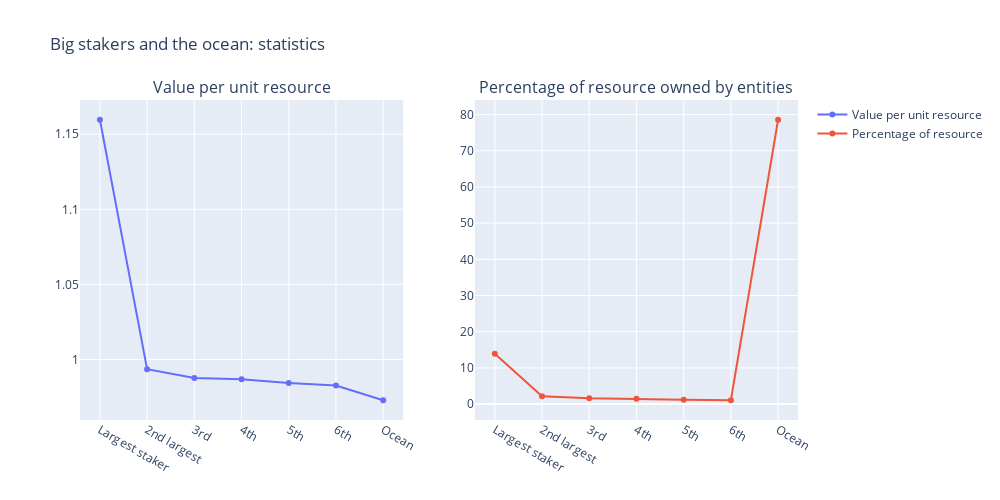

Write notebook code for a chart like this one.
### Code cell
from plotly.subplots import make_subplots
import plotly.graph_objects as go

fig = make_subplots(
    rows=1, cols=2,
    subplot_titles=["Value per unit resource", "Percentage of resource owned by entities"]
)

fig.add_trace(
    go.Scatter(x=x_axis, y=value_per_unit_resource, name="Value per unit resource"),
    row=1, col=1
)

fig.add_trace(
    go.Scatter(x=x_axis, y=[r * 100 for r in resource_percentage], name="Percentage of resource"),
    row=1, col=2
)

fig.update_layout(
    height=500,
    width=1000,
    title_text="Big stakers and the ocean: statistics"   
)
fig.update_xaxes(
    row=1, col=1,
    tickmode="array", tickvals=np.arange(1,8), ticktext=["Largest staker", "2nd largest", "3rd", "4th", "5th", "6th", "Ocean"]
)
fig.update_xaxes(
    row=1, col=2,
    tickmode="array", tickvals=np.arange(1,8), ticktext=["Largest staker", "2nd largest", "3rd", "4th", "5th", "6th", "Ocean"]
)
fig.show()

### Figure 1 — Plotly figure (JSON) as saved in the notebook; plotly's stock layout.template omitted (floating-point values rounded to 4 significant figures)
{"data": [{"name": "Value per unit resource", "type": "scatter", "x": [1, 2, 3, 4, 5, 6, 7], "xaxis": "x", "y": [1.16, 0.9935, 0.9877, 0.9868, 0.9843, 0.9827, 0.9729], "yaxis": "y"}, {"name": "Percentage of resource", "type": "scatter", "x": [1, 2, 3, 4, 5, 6, 7], "xaxis": "x2", "y": [13.91, 2.176, 1.583, 1.489, 1.223, 1.051, 78.57], "yaxis": "y2"}], "layout": {"annotations": [{"font": {"size": 16}, "showarrow": false, "text": "Value per unit resource", "x": 0.225, "xanchor": "center", "xref": "paper", "y": 1, "yanchor": "bottom", "yref": "paper"}, {"font": {"size": 16}, "showarrow": false, "text": "Percentage of resource owned by entities", "x": 0.775, "xanchor": "center", "xref": "paper", "y": 1, "yanchor": "bottom", "yref": "paper"}], "height": 500, "title": {"text": "Big stakers and the ocean: statistics"}, "width": 1000, "xaxis": {"anchor": "y", "autorange": true, "domain": [0, 0.45], "range": [0.5771, 7.423], "tickmode": "array", "ticktext": ["Largest staker", "2nd largest", "3rd", "4th", "5th", "6th", "Ocean"], "tickvals": [1, 2, 3, 4, 5, 6, 7], "type": "linear"}, "xaxis2": {"anchor": "y2", "autorange": true, "domain": [0.55, 1], "range": [0.5771, 7.423], "tickmode": "array", "ticktext": ["Largest staker", "2nd largest", "3rd", "4th", "5th", "6th", "Ocean"], "tickvals": [1, 2, 3, 4, 5, 6, 7], "type": "linear"}, "yaxis": {"anchor": "x", "autorange": true, "domain": [0, 1], "range": [0.9597, 1.173], "type": "linear"}, "yaxis2": {"anchor": "x2", "autorange": true, "domain": [0, 1], "range": [-4.407, 84.03], "type": "linear"}}}
